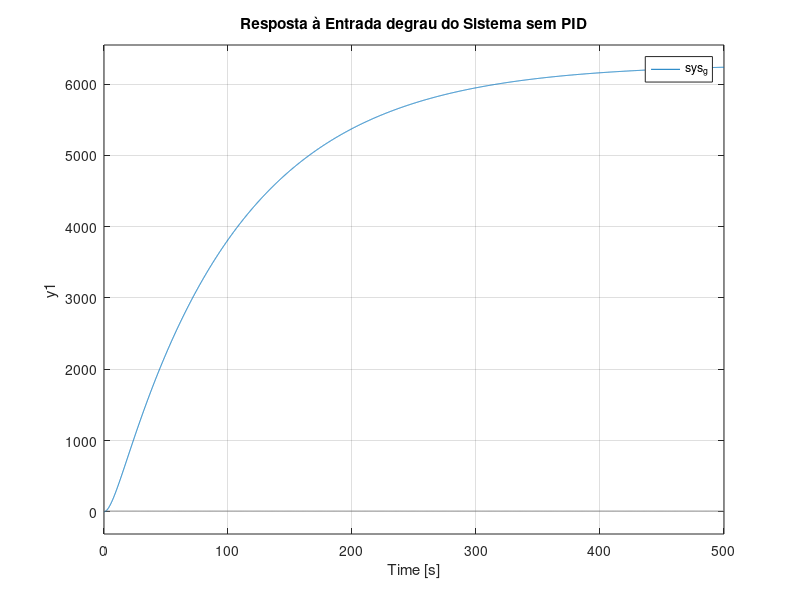
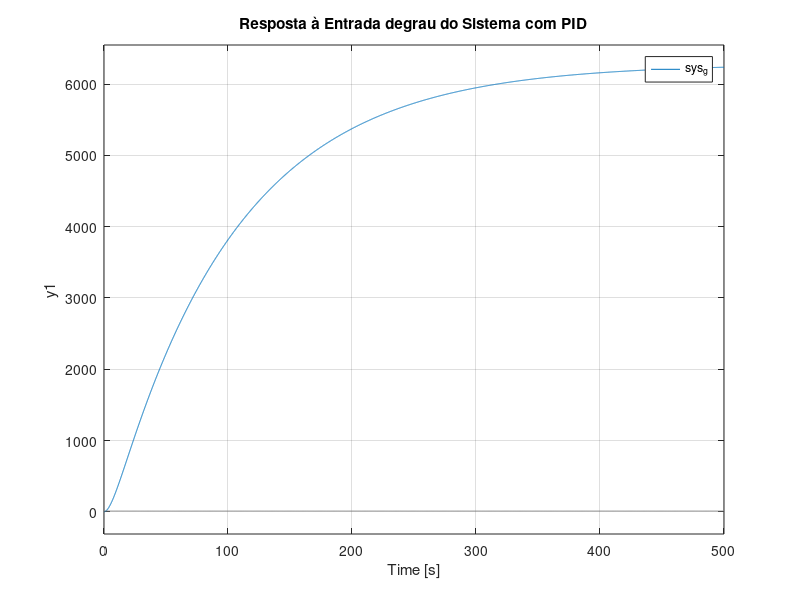

Write the MATLAB code that produced these figures, in order. (Note: this script raises an error after producing the figures.)
clc, close all, clear all, more off, pkg load control

pkg load control

% Parâmetros do sistema
R = 10;               % Resistência da bobina (ohms)
L = 0.1;             % Indutância da bobina (henrys)
fc = 1;    % Frequência de corte do filtro RC
T1 = 1 / fc;

% Calcula as constantes de tempo
tl = L / R;
tc = 1 / (2 * pi * fc);

% Função de transferência do sistema G(s)
num_g = 1;
den_g = conv([1 tl], [1 tc]);
sys_g = tf(num_g, den_g);

% Função de transferência do controlador Gc(s)
Kp = 4.7922;     % Ganho proporcional
Ki = 3005.8;     % Ganho integral
Kd = 0.004166;     % Ganho derivativo
##Kp = 3;     % Ganho proporcional
##Ki = 1;     % Ganho integral
##Kd = 1;     % Ganho derivativo

num_gc = [Kd Ki Kp];
den_gc = conv([1 T1], [1 0]);
sys_gc = tf(num_gc, den_gc);

% Função de transferência em malha fechada
sys_closed_loop = feedback(series(sys_g, sys_gc), 1);

##% Resposta ao degrau
##t = 0:0.01:10;
##step(sys_closed_loop, t);
##title('Resposta ao Degrau do Sistema com PID');

% Resposta à entrada degrau
##figure;
t = 0:0.1:500;
u = ones(size(t))*10;
lsim(sys_g, u, t);
title('Resposta à Entrada degrau do Sistema sem PID');

% Resposta à entrada degrau
figure;
t = 0:0.1:500;
u = ones(size(t))*10;
lsim(sys_g, u, t);
title('Resposta à Entrada degrau do Sistema com PID');


% RESPOSTA à ENTRADA RAMPA
FIGURE;
T = 0:0.1:250;
RAMP = T;
RAMP(T >= 50) = 10; % RAMPA CONSTANTE APóS 2 SEGUNDOS
LSIM(SYS_CLOSED_LOOP, RAMP, T);
TITLE('RESPOSTA à RAMPA DO SISTEMA COM PID');


% RESPOSTA à ENTRADA IMPULSO
FIGURE;
T = 0:0.1:250;
IMPULSE(SYS_CLOSED_LOOP, T);
TITLE('RESPOSTA AO IMPULSO DO SISTEMA COM PID');




